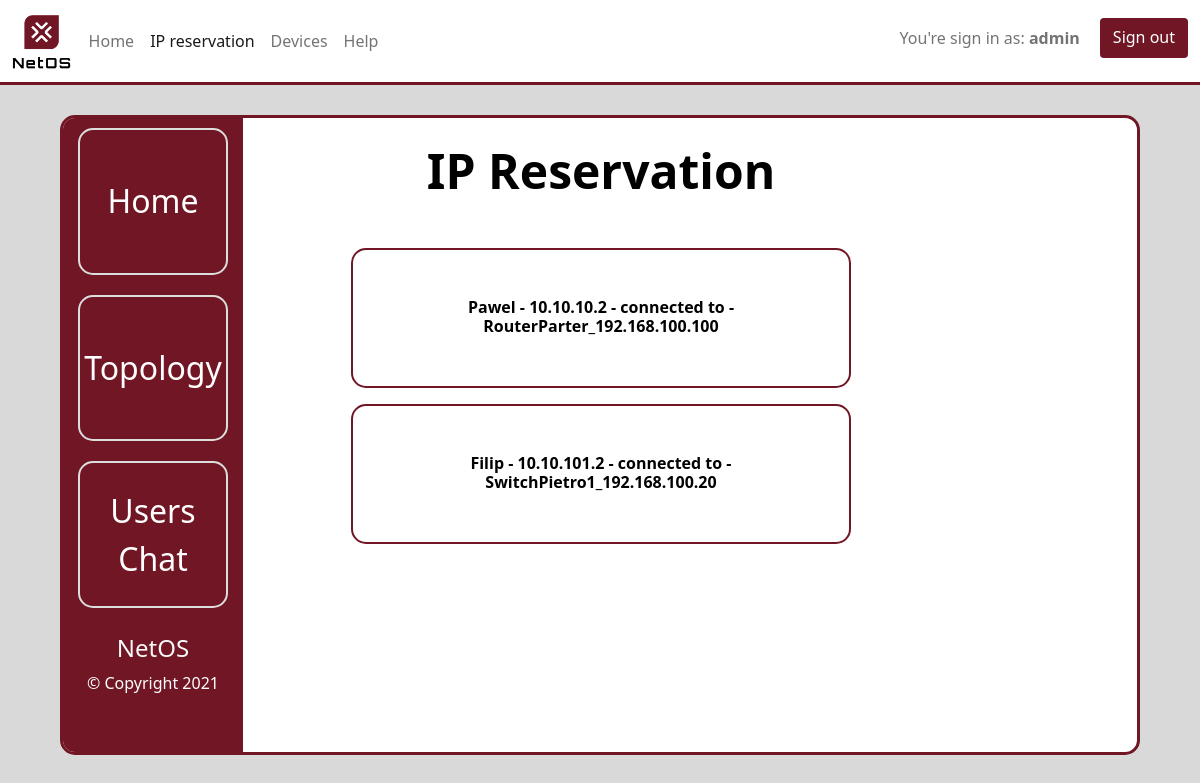
The app's page /ip_reservation/ (signed in), older data.
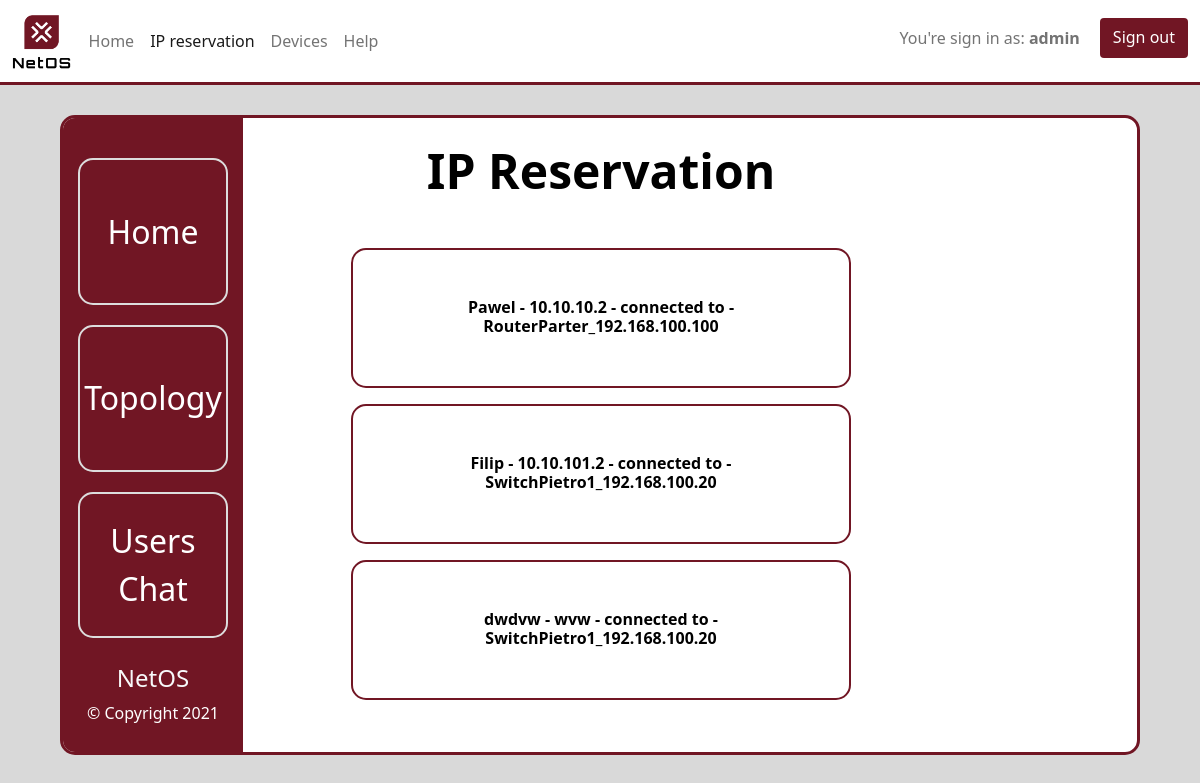
The same page, newer data.
### netos/models.py (models this page shows, shortened)
class Labipaddress(models.Model):
    device = models.ForeignKey(Device, on_delete=models.CASCADE)
    name = models.CharField(max_length=50)
    description = models.CharField(max_length=150)
    address_ip = models.CharField(max_length=15)
    address_mac = models.CharField(max_length=12)
    def __str__(self):
        return self.name + " - " + self.address_ip + " - " + "connected to" + " - " + self.device.name

class Device(models.Model):
    name = models.CharField(max_length=50)
    description = models.CharField(max_length=150)
    address_ip = models.CharField(max_length=15)

### netos/views.py (the view)
# urls.py: url(r'^ip_reservation/$', views.ip_reservationPage, name='ip_reservation'),
def ip_reservationPage(request):
    request_ip = Labipaddress.objects.all().order_by('address_ip')
    data_ip = {'request_ip': request_ip}
    return render(request, 'netos/ip_reservation.html', data_ip)

### netos/templates/netos/ip_reservation.html (shortened to what this page needs)
<html>
<head>
    {% load static %}
    <link href="https://cdn.jsdelivr.net/npm/bootstrap@5.0.0-beta1/dist/css/bootstrap.min.css"
          rel="stylesheet"
>
    <link rel="stylesheet" type="text/css" href="{% static 'netos/style.css' %}"/>
</head>
<body>
{% if not user.is_authenticated %}
    <meta http-equiv="refresh" content="0; url=/login"/>
{% else %}
    <nav class="navbar navbar-expand-lg navbar-light bg-white">
        <div class="container-fluid">
            <a href="{% url 'netos:index' %}"><img class="navbar-logo" src="/static/resources/logo.png"></a>
            <div class="collapse navbar-collapse" id="navbarSupportedContent">
                <ul class="navbar-nav me-auto mb-2 mb-lg-0">
                    <li class="nav-item">
                        <a class="nav-link" aria-current="page" href="{% url 'netos:index' %}">Home</a>
                    </li>
                    <li class="nav-item">
                        <a class="nav-link active" href="{% url 'netos:ip_reservation' %}">IP reservation</a>
                    </li>
                    <li class="nav-item">
                        <a class="nav-link" href="{% url 'netos:devices' %}">Devices</a>
                    </li>
                    <li class="nav-item">
                        <a class="nav-link" href="{% url 'netos:help' %}">Help</a>
                    </li>
                </ul>
                <form class="d-flex">
                          <span class="navbar-text">
                              You're sign in as: <b>{{ user.username }}</b>
                          </span>
                    <a type="button" class="btn" href="{% url 'netos:logout' %}">Sign out</a>
                </form>
            </div>
        </div>
    </nav>
    <div class="panel">
        <div class="row m-0 h-100">
            <div class="col-2 p-0 px-4 panel-left">
                <section class="menu text-center">
                    <a href="{% url 'netos:index' %}">
                        <div class="menu-item">
                            <p>Home</p>
                        </div>
                    </a>
                    <a href="https://drive.google.com/file/d/1-0g0mMz9y8Y53ZbY9Xlwb7sI5ajAp8ry/view?usp=sharing">
                        <div class="menu-item">
                            <p>Topology</p>
                        </div>
                    </a>
                    <a href="https://www.skype.com/pl/">
                        <div class="menu-item">
                            <p>Users Chat</p>
                        </div>
                    </a>
                </section>
                <section class="info-box text-light text-center mt-3">
                    <h3>NetOS</h3>
                    <p class="text-white">&copy; Copyright 2021</p>
                </section>
            </div>
              <div class="col-8 p-0 panel-right">
                <div class="col-10 mt-0 in-panel-right">
                    <section class="main-stats py-4 px-5 text-center">
                    <h1 class="mb-5">IP Reservation</h1>
                        {% for ip in request_ip %}
                            <div class="row mb-3">
                                <div class="col-12">
                                    <div class="main-stats-box p-5">
                                        <h3><p>{{ ip }}</p></h3>
                                    </div>
                                </div>
                            </div>
                        {% endfor %}
                        <div id="chart" class="py-3 text-dark"></div>
                    </section>
                </div>
            </div>
            <div class="col-2 p-0 px-4 panel-left">
                <section class="menu text-center">
                </section>
            </div>
        </div>
    </div>
{% endif %}
</body>
</html>

Row changes from the older to the newer data that the page shows:
added Labipaddress: name+address_ip+device "dwdvw - wvw - connected to - SwitchPietro1_192.168.100.20"
